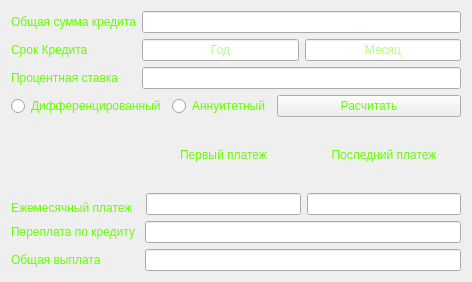
<?xml version="1.0" encoding="UTF-8"?>
<ui version="4.0">
 <class>CreditCalcView</class>
 <widget class="QWidget" name="CreditCalcView">
  <property name="geometry">
   <rect>
    <x>0</x>
    <y>0</y>
    <width>472</width>
    <height>282</height>
   </rect>
  </property>
  <property name="windowTitle">
   <string>Form</string>
  </property>
  <layout class="QGridLayout" name="gridLayout_6">
   <item row="0" column="0">
    <layout class="QGridLayout" name="gridLayout_5">
     <item row="1" column="0">
      <layout class="QHBoxLayout" name="horizontalLayout">
       <item>
        <widget class="QRadioButton" name="radioButton_diff">
         <property name="styleSheet">
          <string notr="true">color: rgb(102, 255, 0);</string>
         </property>
         <property name="text">
          <string>Дифференцированный</string>
         </property>
        </widget>
       </item>
       <item>
        <widget class="QRadioButton" name="radioButton_ann">
         <property name="styleSheet">
          <string notr="true">color: rgb(102, 255, 0);</string>
         </property>
         <property name="text">
          <string>Аннуитетный</string>
         </property>
        </widget>
       </item>
      </layout>
     </item>
     <item row="1" column="1">
      <widget class="QPushButton" name="pushButton_res">
       <property name="styleSheet">
        <string notr="true">color: rgb(102, 255, 0);</string>
       </property>
       <property name="text">
        <string>Расчитать</string>
       </property>
      </widget>
     </item>
     <item row="2" column="0" colspan="2">
      <layout class="QGridLayout" name="gridLayout_4">
       <item row="1" column="0">
        <layout class="QGridLayout" name="gridLayout_2">
         <item row="0" column="0">
          <layout class="QVBoxLayout" name="verticalLayout_3">
           <item>
            <widget class="QLabel" name="label_5">
             <property name="styleSheet">
              <string notr="true">color: rgb(102, 255, 0);</string>
             </property>
             <property name="text">
              <string>Переплата по кредиту </string>
             </property>
            </widget>
           </item>
           <item>
            <widget class="QLabel" name="label_6">
             <property name="styleSheet">
              <string notr="true">color: rgb(102, 255, 0);</string>
             </property>
             <property name="text">
              <string>Общая выплата</string>
             </property>
            </widget>
           </item>
          </layout>
         </item>
         <item row="0" column="1">
          <layout class="QVBoxLayout" name="verticalLayout_4">
           <item>
            <widget class="QLineEdit" name="lineEdit_prepay">
             <property name="styleSheet">
              <string notr="true">color: rgb(102, 255, 0);</string>
             </property>
             <property name="alignment">
              <set>Qt::AlignCenter</set>
             </property>
            </widget>
           </item>
           <item>
            <widget class="QLineEdit" name="lineEdit_total_sum">
             <property name="styleSheet">
              <string notr="true">color: rgb(102, 255, 0);</string>
             </property>
             <property name="alignment">
              <set>Qt::AlignCenter</set>
             </property>
            </widget>
           </item>
          </layout>
         </item>
        </layout>
       </item>
       <item row="0" column="0">
        <layout class="QGridLayout" name="gridLayout_3">
         <item row="0" column="2">
          <layout class="QVBoxLayout" name="verticalLayout_5">
           <item>
            <widget class="QLabel" name="label_8">
             <property name="styleSheet">
              <string notr="true">color: rgb(102, 255, 0);</string>
             </property>
             <property name="text">
              <string>Последний платеж</string>
             </property>
             <property name="alignment">
              <set>Qt::AlignCenter</set>
             </property>
            </widget>
           </item>
           <item>
            <widget class="QLineEdit" name="lineEdit_month_2">
             <property name="styleSheet">
              <string notr="true">color: rgb(102, 255, 0);</string>
             </property>
             <property name="alignment">
              <set>Qt::AlignCenter</set>
             </property>
            </widget>
           </item>
          </layout>
         </item>
         <item row="0" column="0">
          <widget class="QLabel" name="label_4">
           <property name="styleSheet">
            <string notr="true">color: rgb(102, 255, 0);</string>
           </property>
           <property name="text">
            <string>Ежемесячный платеж  </string>
           </property>
           <property name="alignment">
            <set>Qt::AlignBottom|Qt::AlignLeading|Qt::AlignLeft</set>
           </property>
          </widget>
         </item>
         <item row="0" column="1">
          <layout class="QVBoxLayout" name="verticalLayout_6">
           <item>
            <widget class="QLabel" name="label_7">
             <property name="styleSheet">
              <string notr="true">color: rgb(102, 255, 0);</string>
             </property>
             <property name="text">
              <string>Первый платеж</string>
             </property>
             <property name="alignment">
              <set>Qt::AlignCenter</set>
             </property>
            </widget>
           </item>
           <item>
            <widget class="QLineEdit" name="lineEdit_month_1">
             <property name="styleSheet">
              <string notr="true">color: rgb(102, 255, 0);</string>
             </property>
             <property name="alignment">
              <set>Qt::AlignCenter</set>
             </property>
            </widget>
           </item>
          </layout>
         </item>
        </layout>
       </item>
      </layout>
     </item>
     <item row="0" column="0" colspan="2">
      <layout class="QGridLayout" name="gridLayout">
       <item row="0" column="0">
        <layout class="QVBoxLayout" name="verticalLayout">
         <item>
          <widget class="QLabel" name="label">
           <property name="styleSheet">
            <string notr="true">color: rgb(102, 255, 0);</string>
           </property>
           <property name="text">
            <string>Общая сумма кредита</string>
           </property>
          </widget>
         </item>
         <item>
          <widget class="QLabel" name="label_2">
           <property name="styleSheet">
            <string notr="true">color: rgb(102, 255, 0);</string>
           </property>
           <property name="text">
            <string>Срок Кредита</string>
           </property>
          </widget>
         </item>
         <item>
          <widget class="QLabel" name="label_3">
           <property name="styleSheet">
            <string notr="true">color: rgb(102, 255, 0);</string>
           </property>
           <property name="text">
            <string>Процентная ставка</string>
           </property>
          </widget>
         </item>
        </layout>
       </item>
       <item row="0" column="1">
        <layout class="QVBoxLayout" name="verticalLayout_2">
         <item>
          <widget class="QLineEdit" name="lineEdit_sum">
           <property name="styleSheet">
            <string notr="true">color: rgb(102, 255, 0);</string>
           </property>
           <property name="alignment">
            <set>Qt::AlignCenter</set>
           </property>
          </widget>
         </item>
         <item>
          <layout class="QHBoxLayout" name="horizontalLayout_2">
           <item>
            <widget class="QLineEdit" name="lineEdit_year">
             <property name="styleSheet">
              <string notr="true">color: rgb(102, 255, 0);</string>
             </property>
             <property name="alignment">
              <set>Qt::AlignCenter</set>
             </property>
             <property name="placeholderText">
              <string>Год</string>
             </property>
            </widget>
           </item>
           <item>
            <widget class="QLineEdit" name="lineEdit_month">
             <property name="styleSheet">
              <string notr="true">color: rgb(102, 255, 0);</string>
             </property>
             <property name="alignment">
              <set>Qt::AlignCenter</set>
             </property>
             <property name="placeholderText">
              <string>Месяц</string>
             </property>
            </widget>
           </item>
          </layout>
         </item>
         <item>
          <widget class="QLineEdit" name="lineEdit_perc">
           <property name="styleSheet">
            <string notr="true">color: rgb(102, 255, 0);</string>
           </property>
           <property name="alignment">
            <set>Qt::AlignCenter</set>
           </property>
          </widget>
         </item>
        </layout>
       </item>
      </layout>
     </item>
    </layout>
   </item>
  </layout>
 </widget>
 <resources/>
 <connections/>
</ui>
